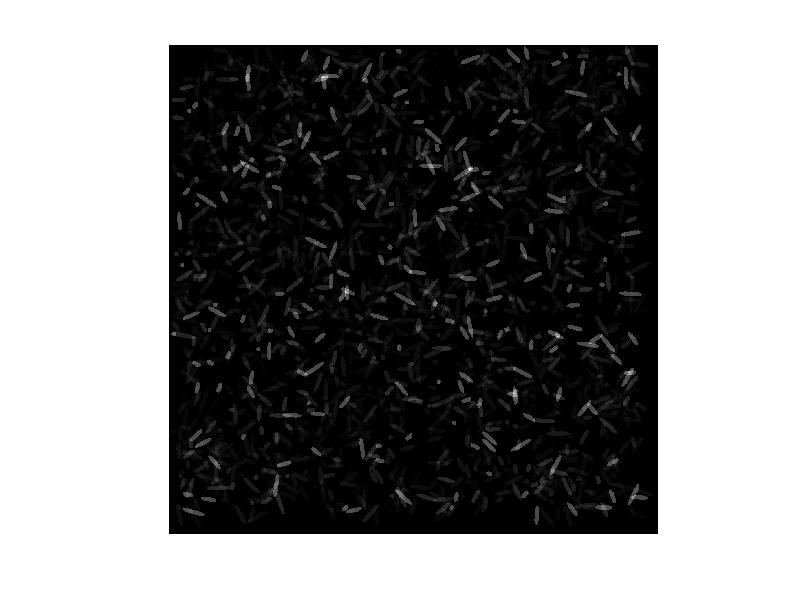
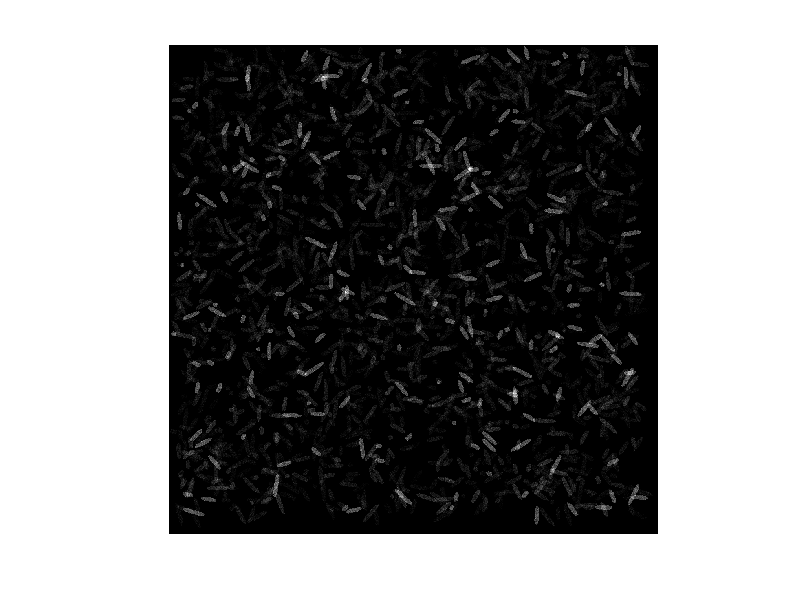

These figures' MATLAB source, in order:
%make E.coli

bigpicture = zeros(1200);
rgbunmixed = zeros(1200,1200,3);

howmany = 2000;

eheight = 12,;%this is a standardized height variable

for i = 1:1:howmany
    
    moldensity = 1./randi([1 10]); %this 
    fluor = randi([1 3]);
    ewidth = randi([10 60]);
    
    [x,y] = meshgrid(1:ewidth,1:eheight);


    centerx = floor(ewidth/2);
    centery = floor(eheight/2);
    radiusx = floor(ewidth/2);
    radiusy = floor(eheight/2);

    ellipsePixels = (y - centery).^2 ./ radiusy^2 ...
    + (x - centerx).^2 ./ radiusx^2 <= 1    ;

    starts = randi([1 size(bigpicture,1)-60],1,2); %this just provides random starting points
    angle = randi([0 360]);
    ecoli = imrotate(ellipsePixels,angle);
    
    xrange = starts(1):starts(1)+size(ecoli,1)-1;
    yrange = starts(2):starts(2)+size(ecoli,2)-1;

    bigpicture(xrange,yrange) = bigpicture(xrange,yrange) + moldensity.*ecoli;
    rgbunmixed(xrange,yrange,fluor) = bigpicture(xrange,yrange) + moldensity.*ecoli;
    
end
figure
imshow(rescale(bigpicture))
figure
imshow(rescale(rgbunmixed))

%%
q = 0.2;
s = round(rescale(bigpicture,0,255));
photons = round(s*q); %this number is found from imageJ
C = imnoise(photons*1e-12, 'poisson')*1e12; %this function then applies poisson noise to the entire image
%convert back to grey values
greys = round(C./q);
%greys = imnoise(greys,'gaussian')

exposed = greys;
exposed(exposed>255) = 255;



imshow(rescale(exposed))

% h = fspecial('average', [3 3]);
% e = filter2(h, exposed);
% 
% figure
% %imshow(rescale(e))





